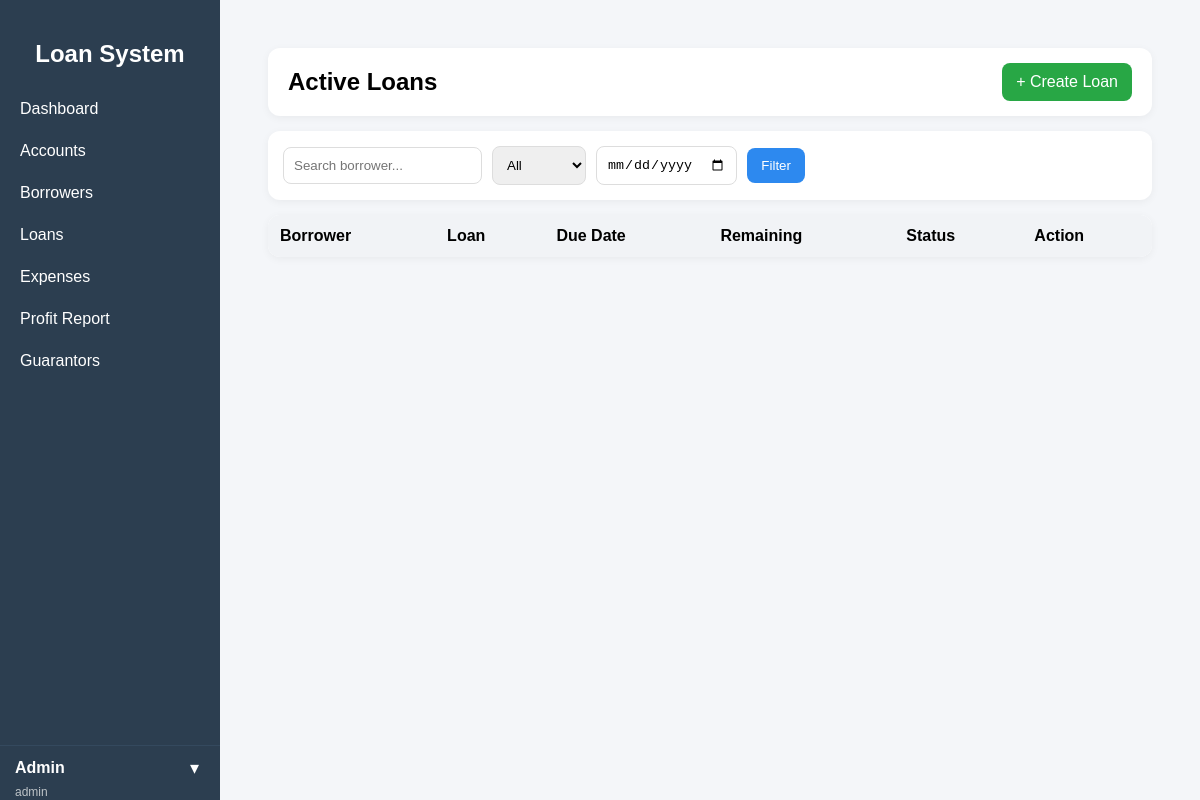
/public/index.php?url=loan/index (signed in), run on an earlier commit of the app's database.
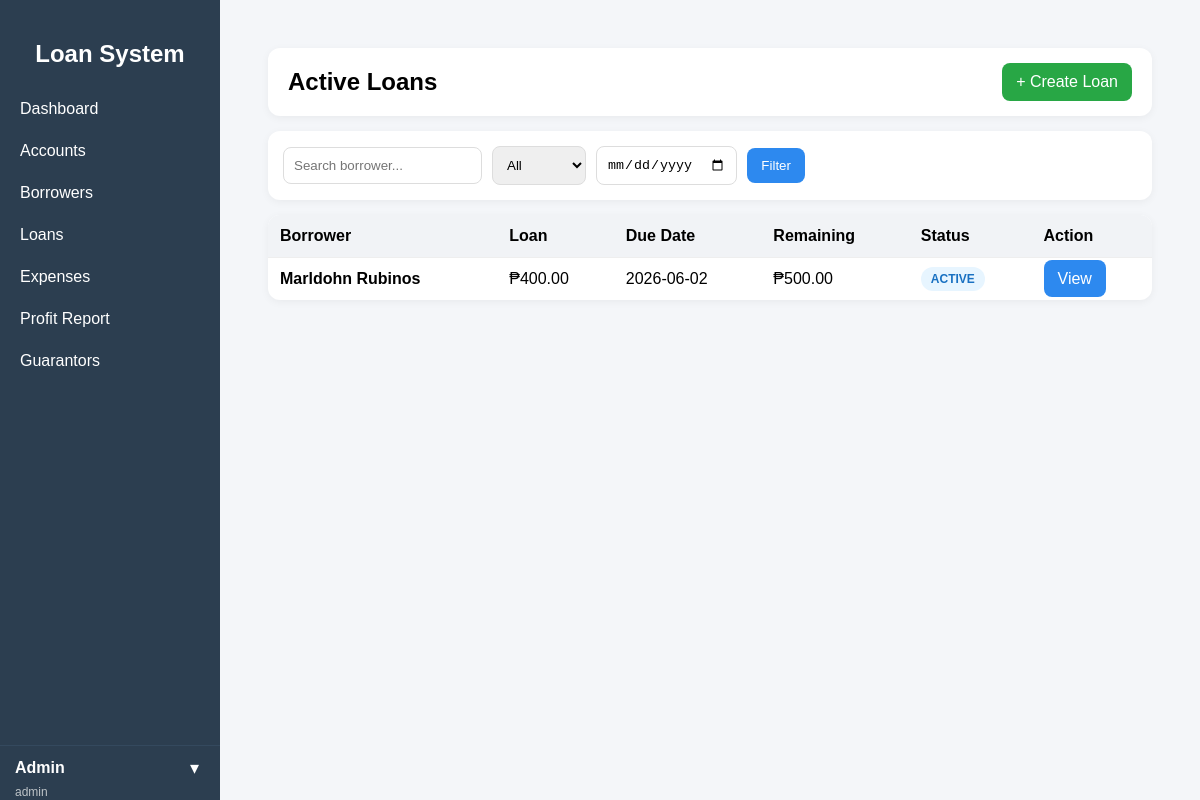
And on a later commit of the database.
### tables this page shows
CREATE TABLE `loans` (
  `id` int(11) NOT NULL,
  `borrower_name` varchar(100) DEFAULT NULL,
  `amount` decimal(10,2) DEFAULT NULL,
  `interest` decimal(10,2) DEFAULT NULL,
  `total` decimal(10,2) DEFAULT NULL,
  `status` varchar(20) DEFAULT 'active',
  `created_at` timestamp NOT NULL DEFAULT current_timestamp(),
  `borrower_id` int(11) DEFAULT NULL,
  `account_id` int(11) DEFAULT NULL,
  `guarantor_id` int(11) DEFAULT NULL,
  `borrowed_date` date DEFAULT NULL,
  `due_date` date DEFAULT NULL,
  `is_deleted` tinyint(1) DEFAULT 0
);

CREATE TABLE `borrowers` (
  `id` int(11) NOT NULL,
  `fullname` varchar(100) DEFAULT NULL,
  `contact` varchar(20) DEFAULT NULL,
  `address` text DEFAULT NULL,
  `created_at` timestamp NOT NULL DEFAULT current_timestamp()
);

### app/controllers/LoanController.php (called while the page is built, shortened)
<?php
require_once __DIR__ . "/../models/Loan.php";
class LoanController {
    private $loan;
    public function __construct() {
        $this->loan = new Loan();
    }
   public function index() {
    $search = $_GET['search'] ?? '';
    $status = $_GET['status'] ?? 'active';
    $date = $_GET['date'] ?? '';
    $loans = $this->loan->getAll($search, $status, $date);
    require "../app/views/loans/index.php";
}
}

### core/App.php (called while the page is built, shortened)
<?php
class App {
    protected $method = "index";
    public function __construct() {
        $url = $this->parseUrl();
        if (isset($url[0])) {
            $controllerName = ucfirst($url[0]) . "Controller";
            $controllerFile = "../app/controllers/" . $controllerName . ".php";
            if (file_exists($controllerFile)) {
                unset($url[0]);
            }
        }
        $this->controller = new $this->controller;
        if (isset($url[1]) && method_exists($this->controller, $url[1])) {
            $this->method = $url[1];
            unset($url[1]);
        }
        $params = $url ? array_values($url) : [];
        call_user_func_array([$this->controller, $this->method], $params);
    }
    public function parseUrl() {
        if (isset($_GET['url']) && !empty($_GET['url'])) {
            return explode("/", filter_var(rtrim($_GET['url'], "/"), FILTER_SANITIZE_URL));
        }
        return [];
    }
}

### public/index.php (called while the page is built)
<?php
require_once "../core/App.php";
$app = new App();

### core/Model.php (called while the page is built, shortened)
<?php
require_once __DIR__ . '/../config/database.php';
class Model {
    public function __construct() {
        $db = new Database();
        $this->conn = $db->connect();
    }
}

### config/database.php (called while the page is built, shortened)
<?php
class Database {
    private $host = "localhost";
    private $db_name = "loan_db";
    private $username = "root";
    private $password = "";
    public function connect() {
        $this->conn = null;
        try {
            $this->conn = new PDO(
                "mysql:host={$this->host};port=3306;dbname={$this->db_name}",
                $this->username,
                $this->password
            );
            $this->conn->setAttribute(
                PDO::ATTR_ERRMODE,
                PDO::ERRMODE_EXCEPTION
            );
        } catch (PDOException $e) {
            die("Connection failed: " . $e->getMessage());
        }
        return $this->conn;
    }
}

### app/models/Loan.php (called while the page is built, shortened)
<?php
require_once "../core/Model.php";
class Loan extends Model {
public function getAll($search = '', $status = '', $date = '') {
    $sql = "
        SELECT
            loans.*,
            borrowers.fullname AS borrower_name,
            COALESCE(acc.account_names, '') AS account_names,
            COALESCE(p.total_penalty, 0) AS total_penalty,
            COALESCE(pay.total_paid, 0) AS total_paid,
            (loans.total + COALESCE(p.total_penalty, 0)) AS overall_total
        FROM loans
        LEFT JOIN borrowers
            ON loans.borrower_id = borrowers.id
        LEFT JOIN (
            SELECT
                la.loan_id,
                GROUP_CONCAT(
                    CONCAT(a.account_name, ' (₱', la.amount, ')')
                    SEPARATOR ', '
                ) AS account_names
            FROM loan_accounts la
            LEFT JOIN accounts a
                ON la.account_id = a.id
            GROUP BY la.loan_id
        ) acc ON loans.id = acc.loan_id
        LEFT JOIN (
            SELECT loan_id, SUM(amount) AS total_paid
            FROM payments
            GROUP BY loan_id
        ) pay ON loans.id = pay.loan_id
        LEFT JOIN (
            SELECT loan_id, SUM(amount) AS total_penalty
            FROM penalties
            GROUP BY loan_id
        ) p ON loans.id = p.loan_id
        WHERE 1=1
    ";
if ($status !== '') {
    if ($status === 'active') {
        $sql .= "
            AND COALESCE(pay.total_paid,0) > 0
            AND (loans.total + COALESCE(p.total_penalty,0)) > COALESCE(pay.total_paid,0)
        ";
    }
}
    $sql .= " ORDER BY loans.id DESC";
    $stmt = $this->conn->prepare($sql);
    $stmt->execute();
    return $stmt->fetchAll(PDO::FETCH_ASSOC);
}
}

### app/views/loans/index.php (the view, shortened to what the changed rows need)
<?php include __DIR__ . "/../layouts/sidebar.php"; ?>
<div class="container">
<div class="ls-header">
    <h2>Active Loans</h2>
</div>
<table>
<tr>
    <th>Borrower</th>
    <th>Loan</th>
    <th>Due Date</th>
    <th>Remaining</th>
    <th>Status</th>
    <th>Action</th>
</tr>
<?php foreach ($loans as $loan): ?>
<?php
$total = $loan['total'] ?? 0;
$penalty = $loan['total_penalty'] ?? 0;
$paid = $loan['total_paid'] ?? 0;
$overall = $total + $penalty;
$remaining = $overall - $paid;
if ($paid <= 0) {
    $status = "NOT PAID";
    $badge = "badge-not-paid";
} elseif ($remaining <= 0) {
    $status = "PAID";
    $badge = "badge-paid";
} elseif ($loan['due_date'] < date('Y-m-d')) {
    $status = "OVERDUE";
    $badge = "badge-overdue";
} else {
    $status = "ACTIVE";
    $badge = "badge-active";
}
?>
<tr>
    <td><b><?= $loan['borrower_name'] ?></b></td>
    <td>₱<?= number_format($loan['amount'],2) ?></td>
    <td><?= $loan['due_date'] ?></td>
    <td>₱<?= number_format($remaining,2) ?></td>
    <td>
        <span class="badge <?= $badge ?>">
            <?= $status ?>
        </span>
    </td>
    <td>
        <a class="btn btn-primary"
           href="/LoanManagement/public/index.php?url=loan/details/<?= $loan['id'] ?>">
            View
        </a>
    </td>
</tr>
<?php endforeach; ?>
</table>
</div>
<?php include __DIR__ . "/../layouts/footer.php"; ?>

What changed in the data, as far as the page shows it:
added loans: borrower.fullname "Marldohn Rubinos", amount "400.00", due_date "2026-06-02", remaining "500.00", status "ACTIVE"
